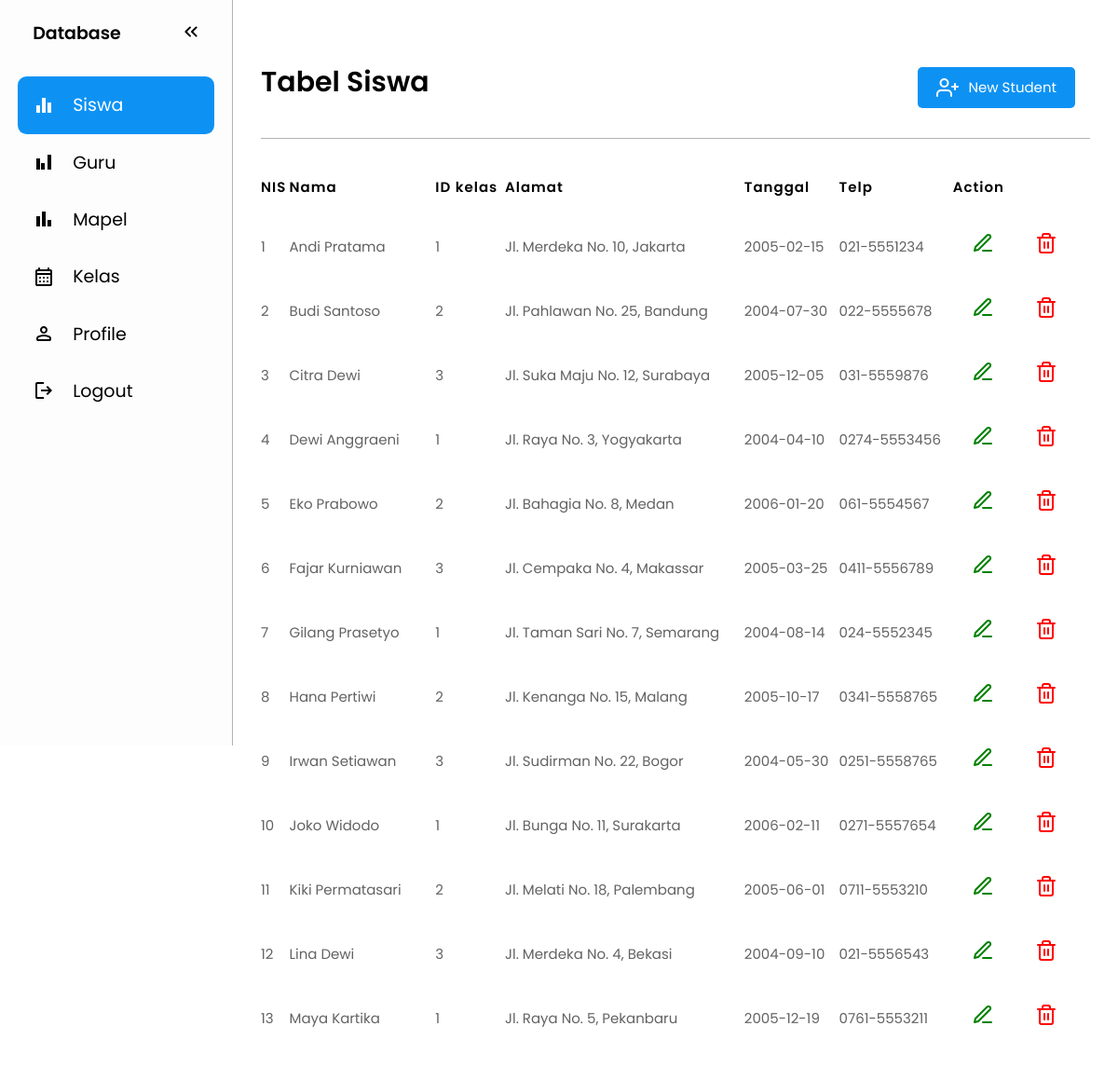
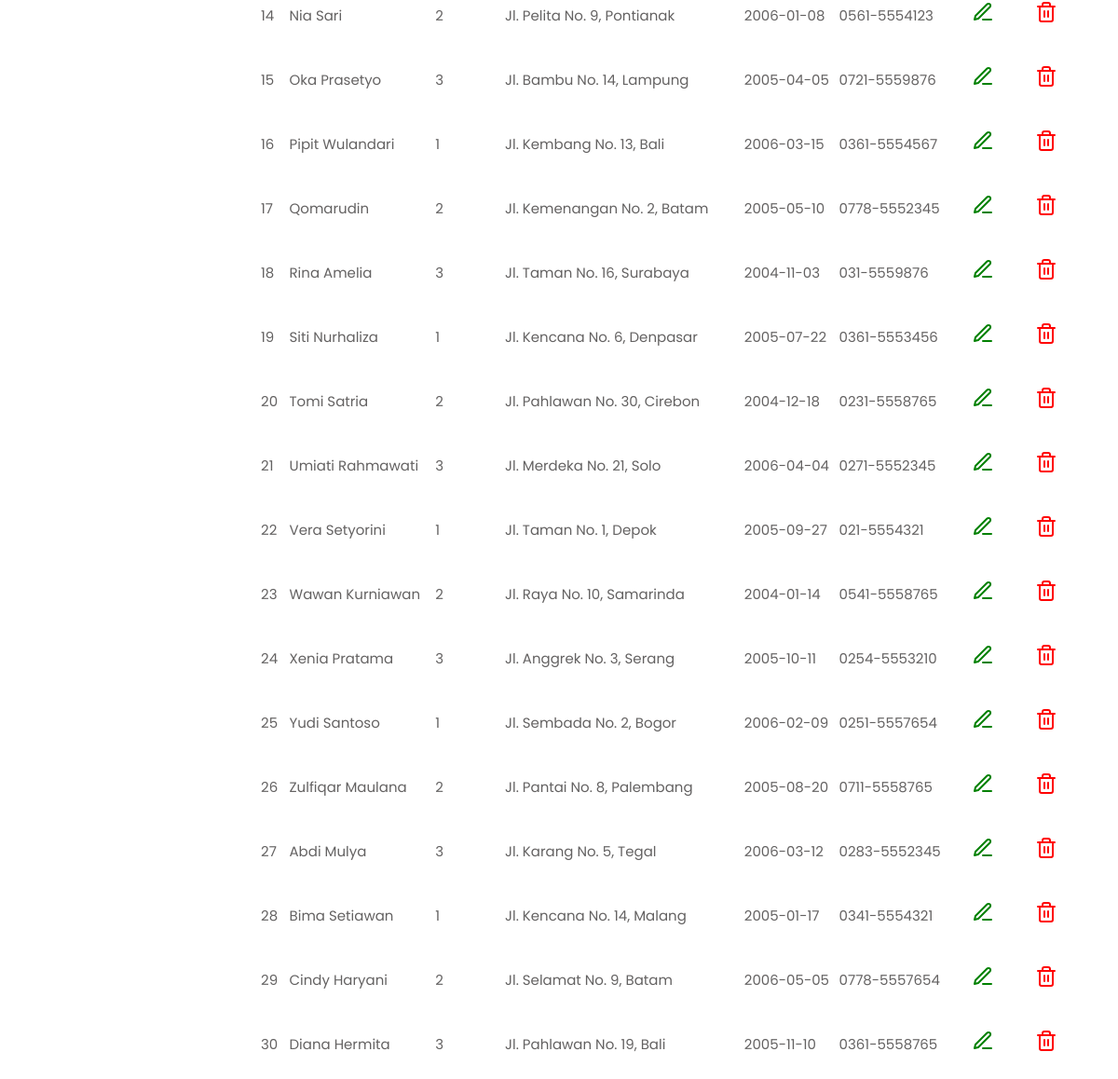
/siswa/siswa.php (signed in), run on the app's committed database (2 pictures, top to bottom).
### tables this page shows
CREATE TABLE `siswa` (
  `NIS` int NOT NULL,
  `Nama` varchar(100) NOT NULL,
  `Id_kelas` int NOT NULL,
  `Alamat` varchar(100) NOT NULL,
  `TTL` date NOT NULL,
  `Telp` varchar(100) NOT NULL
);

### siswa/siswa.php (the view, shortened to what this page needs)
<!DOCTYPE html>
<html lang="en">
<head>
  <link rel="stylesheet" href="../css/style.css">
  <link rel="stylesheet" href="../css/siswa.css">
</head>
<body>
<nav id="sidebar">
    <ul>
      <li>
        <span class="logo">Database</span>
        <button onclick=toggleSidebar() id="toggle-btn">
        </button>
      </li>
      <li class="active">
        <a href="siswa.php">
        <svg xmlns="http://www.w3.org/2000/svg" height="24px" viewBox="0 -960 960 960" width="24px" fill="#e8eaed"><path d="M160-160v-320h160v320H160Zm240 0v-640h160v640H400Zm240 0v-440h160v440H640Z"/></svg>
          <span>Siswa</span>
        </a>
      </li>
      <li>
        <a href="../guru/guru.php">
        <svg xmlns="http://www.w3.org/2000/svg" height="24px" viewBox="0 -960 960 960" width="24px" fill="#e8eaed"><path d="M160-160v-480h160v480H160Zm200 0v-280h160v280H360Zm280 0v-640h160v640H640Z"/></svg>
          <span>Guru</span>
        </a>
      </li>
      <li>
        <a href="../mapel/mapel.php">
        <svg xmlns="http://www.w3.org/2000/svg" height="24px" viewBox="0 -960 960 960" width="24px" fill="#e8eaed"><path d="M640-160v-280h160v280H640Zm-240 0v-640h160v640H400Zm-240 0v-440h160v440H160Z"/></svg>
          <span>Mapel</span>
        </a>
      </li>
      <li>
        <a href="../kelas/kelas.php">
          <span>Kelas</span>
        </a>
      </li>
      <li>
        <a href="profile.html">
          <span>Profile</span>
        </a>
      </li>
      <li>
        <a href="../login/logout.php">
        <svg xmlns="http://www.w3.org/2000/svg" height="24px" viewBox="0 -960 960 960" width="24px" fill="#e8eaed"><path d="M200-120q-33 0-56.5-23.5T120-200v-560q0-33 23.5-56.5T200-840h280v80H200v560h280v80H200Zm440-160-55-58 102-102H360v-80h327L585-622l55-58 200 200-200 200Z"/></svg>
          <span>Logout</span>
        </a>
      </li>
    </ul>
  </nav>
  <main>
    <?php
      include "../connect.php";
    ?>
    <div class="top">
      <h1>Tabel Siswa</h1>
      <div class="kn">
        <a class="add" href="../siswa/tambah.php">
            <i data-feather="user-plus"></i>
            <span>New Student</span>
        </a>
      </div>
    </div>
    <p class="garis"></p>
    <table>
        <tr>
            <th>NIS</th>
            <th>Nama</th>
            <th>ID kelas</th>
            <th>Alamat</th>
            <th>Tanggal</th>
            <th>Telp</th>
            <th>Action</th>
        </tr>
        <?php
      $data = mysqli_query($conn, "SELECT * FROM siswa");
      while($row = mysqli_fetch_array($data)){
          ?>
        <tr>
            <td><?php echo $row['NIS']; ?></td>
            <td><?php echo $row['Nama']; ?></td>
            <td><?php echo $row['Id_kelas']; ?></td>
            <td><?php echo $row['Alamat']; ?></td>
            <td><?php echo $row['TTL']; ?></td>
            <td><?php echo $row['Telp']; ?></td>
            <td><a href="edit-siswa.php?nis=<?php echo $row['NIS']; ?>">
                  <i data-feather="edit-3"></i>
            </a>
            <a href="hapus-siswa.php" onclick="confirmDelete (<?php echo $row['NIS']; ?>, event)">
                  <i class="delete"  data-feather="trash-2"></i>
            </a>
          </td>
        </tr>
    <?php
      }
    ?>
    </table>
  </main>
</body>
</html>

### css/style.css (style rules this page uses)
:root { --base-clr: #ffffff; --line-clr: #b2b2b2; --hover-clr: #f0f0f0; --text-clr: #000; --accent-clr: #fff; --secondary-text-clr: red; }
* { margin: 0; padding: 0; }
body { min-height: 100vh; min-height: 100dvh; font-family: Poppins, 'Segoe UI', Tahoma, Geneva, Verdana, sans-serif; font-size: 15px; background-color: var(--base-clr); color: var(--text-clr); display: grid; grid-template-columns: auto 1fr; }
#sidebar { box-sizing: border-box; height: 100vh; width: 250px; padding: 5px 1em; background-color: #fdfdfd; border-right: 1px solid var(--line-clr); font-size: 19px; position: sticky; top: 0; align-self: start; transition: 300ms ease-in-out; overflow: hidden; text-wrap: nowrap; }
#sidebar ul { list-style: none; }
#sidebar a, #sidebar .logo { border-radius: .5em; padding: .85em; text-decoration: none; color: var(--text-clr); display: flex; align-items: center; gap: 1em; }
#sidebar svg { flex-shrink: 0; fill: var(--text-clr); }
#sidebar a span { flex-grow: 1; }
#sidebar { grid-template-rows: 1fr; }
main { padding: min(30px, 7%); }
main p { color: var(--secondary-text-clr); text-align: center; margin-top: 20px; font-size: 1.5rem; margin-bottom: 15px; }
h1 { text-align: center; margin-top: 30px; font-size: 3rem; cursor: pointer; }

### css/siswa.css (style rules this page uses)
.top { display: flex; justify-content: space-between; align-items: center; margin-bottom: 1rem; }
.kn { display: flex; margin-right: 1rem; margin-top: 10px; }
.add { display: flex; color: #fff; gap: 10px; padding: 10px 20px; background-color: #0D92F4; text-decoration: none; border-radius: 5px; margin-top: 2rem; transition: all 0.3s ease-in-out; }
.garis { width: 100%; height: 1.2px; background-color: #b2b2b2; margin-top: 2rem; }
h1 { font-size: 30px; font-weight: 600; color: #000; }
main a { text-decoration: none; color: green; background-color: transparent; padding: 12px 20px; display: inline-block; margin-bottom: 0px; transition: all 0.3s ease-in-out; }
main table { width: 100%; border-spacing: 0 15px; background-color: transparent; }
main tr, td { text-align: left; align-items: center; color: #646262; background-color: transparent; }
.delete { color: red; }
main th { color: #000; letter-spacing: 1px; padding: 10px 0; font-weight: 600; }

### data on the page
siswa: NIS "1", Nama "Andi Pratama", Id_kelas "1", Alamat "Jl. Merdeka No. 10, Jakarta", TTL "2005-02-15", Telp "021-5551234"
siswa: NIS "2", Nama "Budi Santoso", Id_kelas "2", Alamat "Jl. Pahlawan No. 25, Bandung", TTL "2004-07-30", Telp "022-5555678"
siswa: NIS "3", Nama "Citra Dewi", Id_kelas "3", Alamat "Jl. Suka Maju No. 12, Surabaya", TTL "2005-12-05", Telp "031-5559876"
siswa: NIS "4", Nama "Dewi Anggraeni", Id_kelas "1", Alamat "Jl. Raya No. 3, Yogyakarta", TTL "2004-04-10", Telp "0274-5553456"
siswa: NIS "5", Nama "Eko Prabowo", Id_kelas "2", Alamat "Jl. Bahagia No. 8, Medan", TTL "2006-01-20", Telp "061-5554567"
siswa: NIS "6", Nama "Fajar Kurniawan", Id_kelas "3", Alamat "Jl. Cempaka No. 4, Makassar", TTL "2005-03-25", Telp "0411-5556789"
siswa: NIS "7", Nama "Gilang Prasetyo", Id_kelas "1", Alamat "Jl. Taman Sari No. 7, Semarang", TTL "2004-08-14", Telp "024-5552345"
siswa: NIS "8", Nama "Hana Pertiwi", Id_kelas "2", Alamat "Jl. Kenanga No. 15, Malang", TTL "2005-10-17", Telp "0341-5558765"
siswa: NIS "9", Nama "Irwan Setiawan", Id_kelas "3", Alamat "Jl. Sudirman No. 22, Bogor", TTL "2004-05-30", Telp "0251-5558765"
siswa: NIS "10", Nama "Joko Widodo", Id_kelas "1", Alamat "Jl. Bunga No. 11, Surakarta", TTL "2006-02-11", Telp "0271-5557654"
siswa: NIS "11", Nama "Kiki Permatasari", Id_kelas "2", Alamat "Jl. Melati No. 18, Palembang", TTL "2005-06-01", Telp "0711-5553210"
siswa: NIS "12", Nama "Lina Dewi", Id_kelas "3", Alamat "Jl. Merdeka No. 4, Bekasi", TTL "2004-09-10", Telp "021-5556543"
siswa: NIS "13", Nama "Maya Kartika", Id_kelas "1", Alamat "Jl. Raya No. 5, Pekanbaru", TTL "2005-12-19", Telp "0761-5553211"
siswa: NIS "14", Nama "Nia Sari", Id_kelas "2", Alamat "Jl. Pelita No. 9, Pontianak", TTL "2006-01-08", Telp "0561-5554123"
siswa: NIS "15", Nama "Oka Prasetyo", Id_kelas "3", Alamat "Jl. Bambu No. 14, Lampung", TTL "2005-04-05", Telp "0721-5559876"
siswa: NIS "16", Nama "Pipit Wulandari", Id_kelas "1", Alamat "Jl. Kembang No. 13, Bali", TTL "2006-03-15", Telp "0361-5554567"
siswa: NIS "17", Nama "Qomarudin", Id_kelas "2", Alamat "Jl. Kemenangan No. 2, Batam", TTL "2005-05-10", Telp "0778-5552345"
siswa: NIS "18", Nama "Rina Amelia", Id_kelas "3", Alamat "Jl. Taman No. 16, Surabaya", TTL "2004-11-03", Telp "031-5559876"
siswa: NIS "19", Nama "Siti Nurhaliza", Id_kelas "1", Alamat "Jl. Kencana No. 6, Denpasar", TTL "2005-07-22", Telp "0361-5553456"
siswa: NIS "20", Nama "Tomi Satria", Id_kelas "2", Alamat "Jl. Pahlawan No. 30, Cirebon", TTL "2004-12-18", Telp "0231-5558765"
siswa: NIS "21", Nama "Umiati Rahmawati", Id_kelas "3", Alamat "Jl. Merdeka No. 21, Solo", TTL "2006-04-04", Telp "0271-5552345"
siswa: NIS "22", Nama "Vera Setyorini", Id_kelas "1", Alamat "Jl. Taman No. 1, Depok", TTL "2005-09-27", Telp "021-5554321"
siswa: NIS "23", Nama "Wawan Kurniawan", Id_kelas "2", Alamat "Jl. Raya No. 10, Samarinda", TTL "2004-01-14", Telp "0541-5558765"
siswa: NIS "24", Nama "Xenia Pratama", Id_kelas "3", Alamat "Jl. Anggrek No. 3, Serang", TTL "2005-10-11", Telp "0254-5553210"
siswa: NIS "25", Nama "Yudi Santoso", Id_kelas "1", Alamat "Jl. Sembada No. 2, Bogor", TTL "2006-02-09", Telp "0251-5557654"
siswa: NIS "26", Nama "Zulfiqar Maulana", Id_kelas "2", Alamat "Jl. Pantai No. 8, Palembang", TTL "2005-08-20", Telp "0711-5558765"
siswa: NIS "27", Nama "Abdi Mulya", Id_kelas "3", Alamat "Jl. Karang No. 5, Tegal", TTL "2006-03-12", Telp "0283-5552345"
siswa: NIS "28", Nama "Bima Setiawan", Id_kelas "1", Alamat "Jl. Kencana No. 14, Malang", TTL "2005-01-17", Telp "0341-5554321"
siswa: NIS "29", Nama "Cindy Haryani", Id_kelas "2", Alamat "Jl. Selamat No. 9, Batam", TTL "2006-05-05", Telp "0778-5557654"
siswa: NIS "30", Nama "Diana Hermita", Id_kelas "3", Alamat "Jl. Pahlawan No. 19, Bali", TTL "2005-11-10", Telp "0361-5558765"
